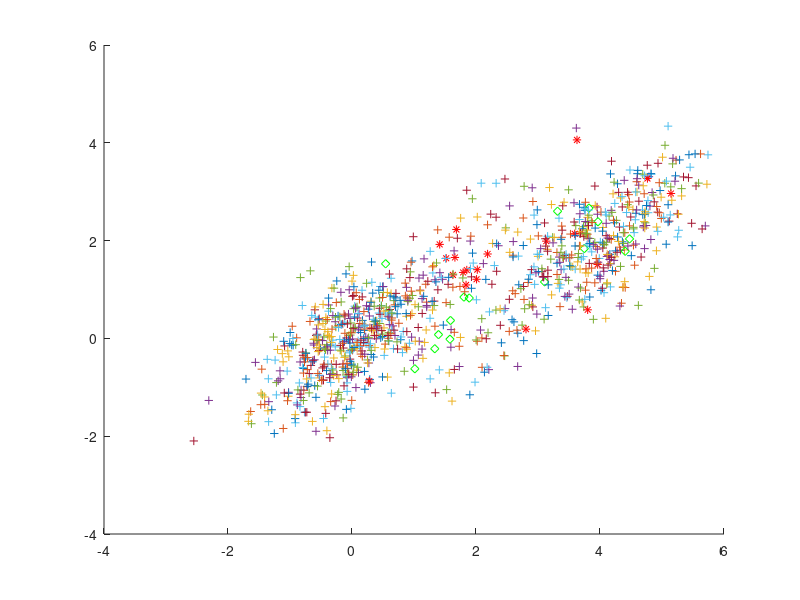

Reproduce this figure in MATLAB.
                %%%%%%%%%%%%%%%% ASKHSH 3 %%%%%%%%%%%%%%%%
                
                
    %%%%%%%%%%%%%%%%%%%%%%%%%%%%%% C1 C2 %%%%%%%%%%%%%%%%%%%%%%%%%%%%%%

rng(0);

MU = [0 0];
SIGMA = [0.6 0.4; 0.4 0.6];
r = mvnrnd(MU,SIGMA, 500);

MU = [2 2];
SIGMA = [0.6 0.4; 0.4 0.6];
d = mvnrnd(MU,SIGMA, 63);

MU = [2 0];
SIGMA = [0.6 0.4; 0.4 0.6];
p = mvnrnd(MU,SIGMA, 62);


MU = [4 2];
SIGMA = [0.6 0.4; 0.4 0.6];
k = mvnrnd(MU,SIGMA, 375); 

% plot(r(:,1),r(:,2),'+', d(:,1),d(:,2),'r*', p(:,1),p(:,2),'gd', k(:,1),k(:,2),'ks');


%%%%%%%%%%%%%%%%%%%%%%%%%%%%%%%%%%   C3   %%%%%%%%%%%%%%%%%%%%%%%%%%%%%%%%%

%%%%%%%%%%%%%% ypologismos parametrwn 1hs klashs %%%%%%%%%%%%%%%%


x = 0;
y =0;

for i=1:500
    
    x = x + r(i,1); 
    y = y + r(i,2);
    
    
end

mML_1 = [x/500 y/500];        % mesh timh 1hs klashs

x = 0;

for i=1:500
    
   x =  x + ((r(i,:) - mML_1)')*(r(i,:) - mML_1);
    
end

sML_1 = x / 500 ;            % diaspora 1hs klashs

%%%%%%%%%%%%%% ypologismos parametrwn 2hs klashs %%%%%%%%%%%%%%%%

x = 0;
y =0;

for i=1:63
    
    x = x + d(i,1); 
    y = y + d(i,2);
    
    
end

mML_2 = [x/63 y/63];        % mesh timh 2hs klashs

x = 0;

for i=1:63
    
   x =  x + ((d(i,:) - mML_2)')*(d(i,:) - mML_2);
    
end

sML_2 = x / 63  ;           % diaspora 2hs klashs


%%%%%%%%%%%%%% ypologismos parametrwn 3hs klashs %%%%%%%%%%%%%%%%


x = 0;
y =0;

for i=1:62
    
    x = x + p(i,1); 
    y = y + p(i,2);
    
    
end

mML_3 = [x/62 y/62] ;       % mesh timh 3hs klashs

x = 0;

for i=1:62
    
   x =  x + ((p(i,:) - mML_3)')*(p(i,:) - mML_3);
    
end

sML_3 = x / 62 ;            % diaspora 3hs klashs

%%%%%%%%%%%%%% ypologismos parametrwn 4hs klashs %%%%%%%%%%%%%%%%



x = 0;
y =0;

for i=1:375
    
    x = x + k(i,1); 
    y = y + k(i,2);
    
    
end

mML_4 = [x/375 y/375] ;       % mesh timh 4hs klashs

x = 0;

for i=1:375
    
   x =  x + ((k(i,:) - mML_4)')*(k(i,:) - mML_4);
    
end

sML_4 = x / 375  ;           % diaspora 4hs klashs



%%%%%%%%%%%%%%%%%%%%%%%%%%%%%%%%%%   C4   %%%%%%%%%%%%%%%%%%%%%%%%%%%%%%%%%
%{

        %%%%%%%%%%%%%%%% gia 1h klash %%%%%%%%%%%%%%%%

for i=1:500
    
   eukl_dist_1 = norm(r(i,:) - mML_1);
   eukl_dist_2 = norm(r(i,:) - mML_2);
   eukl_dist_3 = norm(r(i,:) - mML_3);
   eukl_dist_4 = norm(r(i,:) - mML_4);
    
   min = eukl_dist_1;
   
   if( eukl_dist_2 < min )
       min = eukl_dist_2;
   end
   if (eukl_dist_3 < min )
       min = eukl_dist_3;
   end
   if ( eukl_dist_4 < min )
       min = eukl_dist_4;
   end
    
   
   if( eukl_dist_1 == min )
         hold on
         plot(r(i,1),r(i,2),'+')
     sfalma = ( abs(min-eukl_dist_1)/eukl_dist_1 )*100
      
   end
   if( eukl_dist_2 == min )
       hold on
       plot(r(i,1),r(i,2),'r*')
        sfalma = ( abs(min-eukl_dist_1)/eukl_dist_1 )*100
      
   end
   if ( eukl_dist_3 == min )
       hold on
       plot(r(i,1),r(i,2),'gd')
        sfalma = ( abs(min-eukl_dist_1)/eukl_dist_1 )*100
   
   end
   if ( eukl_dist_4 == min )
       hold on
       plot(r(i,1),r(i,2),'ks')
        sfalma = ( abs(min-eukl_dist_1)/eukl_dist_1 )*100
   
   end
   
    
end

        %%%%%%%%%%%%%%%% gia 2h klash %%%%%%%%%%%%%%%%

for i=1:63
    
   eukl_dist_1 = norm(d(i,:) - mML_1);
   eukl_dist_2 = norm(d(i,:) - mML_2);
   eukl_dist_3 = norm(d(i,:) - mML_3);
   eukl_dist_4 = norm(d(i,:) - mML_4);
    
   min = eukl_dist_1;
   
   if( eukl_dist_2 < min )
       min = eukl_dist_2;
   end
   if ( eukl_dist_3 < min )
       min = eukl_dist_3;
   end
   if ( eukl_dist_4 < min )
       min = eukl_dist_4;
   end
    
   
   if( eukl_dist_1 == min )
       hold on
       plot(d(i,1),d(i,2),'+')
       sfalma = ( abs(min-eukl_dist_2)/eukl_dist_2 )*100
      
   end
   if( eukl_dist_2 == min )
       hold on
       plot(d(i,1),d(i,2),'r*')
       sfalma = ( abs(min-eukl_dist_2)/eukl_dist_2 )*100
      
   end
   if ( eukl_dist_3 == min )
       hold on
       plot(d(i,1),d(i,2),'gd')
       sfalma = ( abs(min-eukl_dist_2)/eukl_dist_2 )*100
    
   end
   if ( eukl_dist_4 == min )
       hold on
       plot(d(i,1),d(i,2),'ks')
       sfalma = ( abs(min-eukl_dist_2)/eukl_dist_2 )*100
   end
   
    
end

        %%%%%%%%%%%%%%%% gia 3h klash %%%%%%%%%%%%%%%%


for i=1:62
    
   eukl_dist_1 = norm(p(i,:) - mML_1);
   eukl_dist_2 = norm(p(i,:) - mML_2);
   eukl_dist_3 = norm(p(i,:) - mML_3);
   eukl_dist_4 = norm(p(i,:) - mML_4);
    
   min = eukl_dist_1;
   
   if( eukl_dist_2 < min )
       min = eukl_dist_2;
   end
   if ( eukl_dist_3 < min )
       min = eukl_dist_3;
   end
   if ( eukl_dist_4 < min )
       min = eukl_dist_4;
   end
    
   
   if( eukl_dist_1 == min )
       hold on
       plot(p(i,1),p(i,2),'+')
       sfalma = ( abs(min-eukl_dist_3)/eukl_dist_3 )*100
      
   end
   if( eukl_dist_2 == min )
       hold on
       plot(p(i,1),p(i,2),'r*')
       sfalma = ( abs(min-eukl_dist_3)/eukl_dist_3 )*100
      
   end
   if ( eukl_dist_3 == min )
       hold on
       plot(p(i,1),p(i,2),'gd')
       sfalma = ( abs(min-eukl_dist_3)/eukl_dist_3 )*100
        
   end
   if ( eukl_dist_4 == min )
       hold on
       plot(p(i,1),p(i,2),'ks')
       sfalma = ( abs(min-eukl_dist_3)/eukl_dist_3 )*100
      
   end
   
    
end

        
        %%%%%%%%%%%%%%%% gia 4h klash %%%%%%%%%%%%%%%%


for i=1:375
    
   eukl_dist_1 = norm(k(i,:) - mML_1);
   eukl_dist_2 = norm(k(i,:) - mML_2);
   eukl_dist_3 = norm(k(i,:) - mML_3);
   eukl_dist_4 = norm(k(i,:) - mML_4);
    
   min = eukl_dist_1;
   
   if( eukl_dist_2 < min )
       min = eukl_dist_2;
   end
   if ( eukl_dist_3 < min )
       min = eukl_dist_3;
   end
   if ( eukl_dist_4 < min )
       min = eukl_dist_4;
   end
    
   
   if( eukl_dist_1 == min )
       hold on
       plot(k(i,1),k(i,2),'+')
       sfalma = ( abs(min-eukl_dist_4)/eukl_dist_4 )*100
      
   end
   if( eukl_dist_2 == min )
       hold on
       plot(k(i,1),k(i,2),'r*')
       sfalma = ( abs(min-eukl_dist_4)/eukl_dist_4 )*100
      
   end
   if ( eukl_dist_3 == min )
       hold on
       plot(k(i,1),k(i,2),'gd')
       sfalma = ( abs(min-eukl_dist_4)/eukl_dist_4 )*100
    
   end
   if ( eukl_dist_4 == min )
       hold on
       plot(k(i,1),k(i,2),'ks')
       sfalma = ( abs(min-eukl_dist_4)/eukl_dist_4 )*100
      
   end
   
    
end

%}

%%%%%%%%%%%%%%%%%%%%%%%%%%%%%%%%%%   C5   %%%%%%%%%%%%%%%%%%%%%%%%%%%%%%%%%

        %%%%%%%%%%%%%%%% gia 1h klash %%%%%%%%%%%%%%%%
%{
        temp=(sML_1 + sML_2 + sML_3 + sML_4)/4 ;
        
        
    for i=1:500    
        
        dm_1=((r(i,:) - mML_1) * (inv(temp)) * (r(i,:) - mML_1)')^1/2;
        dm_2=((r(i,:) - mML_2) * (inv(temp)) * (r(i,:) - mML_2)')^1/2;
        dm_3=((r(i,:) - mML_3) * (inv(temp)) * (r(i,:) - mML_3)')^1/2;
        dm_4=((r(i,:) - mML_4) * (inv(temp)) * (r(i,:) - mML_4)')^1/2;
    
    
    min = dm_1;
   
   if( dm_2 < min )
       min = dm_2;
   end
   if ( dm_3 < min )
       min = dm_3;
   end
   if ( dm_4 < min )
       min = dm_4;
   end
    
   
   if( dm_1 == min )
       hold on
       plot(r(i,1),r(i,2),'+')
       sfalma = ( abs(min-dm_1)/dm_1 )*100
      
   end
   if( dm_2 == min )
       hold on
       plot(r(i,1),r(i,2),'r*')
       sfalma = ( abs(min-dm_1)/dm_1 )*100
      
   end
   if ( dm_3 == min )
       hold on
       plot(r(i,1),r(i,2),'gd')
       sfalma = ( abs(min-dm_1)/dm_1 )*100
        
   end
   if ( dm_4 == min )
       hold on
       plot(r(i,1),r(i,2),'ks')
       sfalma = ( abs(min-dm_1)/dm_1 )*100
      
   end
    
    end
    
    
    %%%%%%%%%%%%%%%% gia 2h klash %%%%%%%%%%%%%%%%

    
    
    for i=1:63    
        
        dm_1=((d(i,:) - mML_1) * (inv(temp)) * (d(i,:) - mML_1)')^1/2;
        dm_2=((d(i,:) - mML_2) * (inv(temp)) * (d(i,:) - mML_2)')^1/2;
        dm_3=((d(i,:) - mML_3) * (inv(temp)) * (d(i,:) - mML_3)')^1/2;
        dm_4=((d(i,:) - mML_4) * (inv(temp)) * (d(i,:) - mML_4)')^1/2;
    
    
    min = dm_1;
   
   if( dm_2 < min )
       min = dm_2;
   end
   if ( dm_3 < min )
       min = dm_3;
   end
   if ( dm_4 < min )
       min = dm_4;
   end
    
   
   if( dm_1 == min )
       hold on
       plot(d(i,1),d(i,2),'+')
       sfalma = ( abs(min-dm_2)/dm_2 )*100
      
   end
   if( dm_2 == min )
       hold on
       plot(d(i,1),d(i,2),'r*')
       sfalma = ( abs(min-dm_2)/dm_2 )*100
      
   end
   if ( dm_3 == min )
       hold on
       plot(d(i,1),d(i,2),'gd')
       sfalma = ( abs(min-dm_2)/dm_2 )*100
        
   end
   if ( dm_4 == min )
       hold on
       plot(d(i,1),d(i,2),'ks')
       sfalma = ( abs(min-dm_2)/dm_2 )*100
      
   end
    
    end
    
    
    %%%%%%%%%%%%%%%% gia 3h klash %%%%%%%%%%%%%%%%

        
   for i=1:62    
        
        dm_1=((p(i,:) - mML_1) * (inv(temp)) * (p(i,:) - mML_1)')^1/2;
        dm_2=((p(i,:) - mML_2) * (inv(temp)) * (p(i,:) - mML_2)')^1/2;
        dm_3=((p(i,:) - mML_3) * (inv(temp)) * (p(i,:) - mML_3)')^1/2;
        dm_4=((p(i,:) - mML_4) * (inv(temp)) * (p(i,:) - mML_4)')^1/2;
    
    
    min = dm_1;
   
   if( dm_2 < min )
       min = dm_2;
   end
   if ( dm_3 < min )
       min = dm_3;
   end
   if ( dm_4 < min )
       min = dm_4;
   end
    
   
   if( dm_1 == min )
       hold on
       plot(p(i,1),p(i,2),'+')
       sfalma = ( abs(min-dm_3)/dm_3 )*100
      
   end
   if( dm_2 == min )
       hold on
       plot(p(i,1),p(i,2),'r*')
       sfalma = ( abs(min-dm_3)/dm_3 )*100
      
   end
   if ( dm_3 == min )
       hold on
       plot(p(i,1),p(i,2),'gd')
       sfalma = ( abs(min-dm_3)/dm_3 )*100
        
   end
   if ( dm_4 == min )
       hold on
       plot(p(i,1),p(i,2),'ks')
       sfalma = ( abs(min-dm_3)/dm_3 )*100
      
   end
    
   end
    
   
    %%%%%%%%%%%%%%%% gia 4h klash %%%%%%%%%%%%%%%%

    
       for i=1:375    
        
        dm_1=((k(i,:) - mML_1) * (inv(temp)) * (k(i,:) - mML_1)')^1/2;
        dm_2=((k(i,:) - mML_2) * (inv(temp)) * (k(i,:) - mML_2)')^1/2;
        dm_3=((k(i,:) - mML_3) * (inv(temp)) * (k(i,:) - mML_3)')^1/2;
        dm_4=((k(i,:) - mML_4) * (inv(temp)) * (k(i,:) - mML_4)')^1/2;
    
    
    min = dm_1;
   
   if( dm_2 < min )
       min = dm_2;
   end
   if ( dm_3 < min )
       min = dm_3;
   end
   if ( dm_4 < min )
       min = dm_4;
   end
    
   
   if( dm_1 == min )
       hold on
       plot(k(i,1),k(i,2),'+')
       sfalma = ( abs(min-dm_4)/dm_4 )*100
      
   end
   if( dm_2 == min )
       hold on
       plot(k(i,1),k(i,2),'r*')
       sfalma = ( abs(min-dm_4)/dm_4 )*100
      
   end
   if ( dm_3 == min )
       hold on
       plot(k(i,1),k(i,2),'gd')
       sfalma = ( abs(min-dm_4)/dm_4 )*100
        
   end
   if ( dm_4 == min )
       hold on
       plot(k(i,1),k(i,2),'ks')
       sfalma = ( abs(min-dm_4)/dm_4 )*100
      
   end
    
 end
   %}
       %%%%%%%%%%%%%%%%%%%%%%%%%%%%%%%%%%   C6   %%%%%%%%%%%%%%%%%%%%%%%%%%%%%%%%%

       %%%%%%%%%%%%%%%% gia 1h klash %%%%%%%%%%%%%%%%
       
 
 for i=1:500
       
  px1 = 1/2 * (exp( -1/2 * ( r(i,:) - mML_1 ) * inv(sML_1) * ( r(i,:) - mML_1 )' ) / 2 * pi * (det(sML_1)^1/2));
  px2 = 1/16 * (exp( -1/2 * ( r(i,:) - mML_2 ) * inv(sML_2) * ( r(i,:) - mML_2 )' ) / 2 * pi * (det(sML_2)^1/2));
  px3 = 1/16 * (exp( -1/2 * ( r(i,:) - mML_3 ) * inv(sML_3) * ( r(i,:) - mML_3 )' ) / 2 * pi * (det(sML_3)^1/2)); 
  px4 = 3/8 * (exp( -1/2 * ( r(i,:) - mML_4 ) * inv(sML_4) * ( r(i,:) - mML_4 )' ) / 2 * pi * (det(sML_4)^1/2));

  
  max = px1;
  
  if ( px2 > max )
      max = px2;
  end
  if ( px3 > max )
      max = px3;
  end    
  if ( px4 > max )
      max = px4;
  end
  
  
  if ( max == px1 )
      hold on 
      plot(r(i,1),r(i,2),'+')
      sfalma = ( abs(max-px1)/px1 )*100
  end
  if ( max == px2 )
      hold on 
      plot(r(i,1),r(i,2),'r*')
      sfalma = ( abs(max-px1)/px1 )*100
  end
  if ( max == px3 )
      hold on 
      plot(r(i,1),r(i,2),'gd')
      sfalma = ( abs(max-px1)/px1 )*100
  end
  if ( max == px4 )
      hold on 
      plot(r(i,1),r(i,2),'ks')
      sfalma = ( abs(max-px1)/px1 )*100
  end
  
 end
 
  %%%%%%%%%%%%%%%% gia 2h klash %%%%%%%%%%%%%%%%
       
       
 for i=1:63
       
  px1 = 1/2 * (exp( -1/2 * ( r(i,:) - mML_1 ) * inv(sML_1) * ( r(i,:) - mML_1 )' ) / 2 * pi * (det(sML_1)^1/2));
  px2 = 1/16 * (exp( -1/2 * ( r(i,:) - mML_2 ) * inv(sML_2) * ( r(i,:) - mML_2 )' ) / 2 * pi * (det(sML_2)^1/2));
  px3 = 1/16 * (exp( -1/2 * ( r(i,:) - mML_3 ) * inv(sML_3) * ( r(i,:) - mML_3 )' ) / 2 * pi * (det(sML_3)^1/2)); 
  px4 = 3/8 * (exp( -1/2 * ( r(i,:) - mML_4 ) * inv(sML_4) * ( r(i,:) - mML_4 )' ) / 2 * pi * (det(sML_4)^1/2));

  
  
  max = px1;
  
  if ( px2 > max )
      max = px2;
  end
  if ( px3 > max )
      max = px3;
  end    
  if ( px4 > max )
      max = px4;
  end
  
  
  if ( max == px1 )
      hold on 
      plot(d(i,1),d(i,2),'+')
      sfalma = ( abs(max-px2)/px2 )*100
  end
  if ( max == px2 )
      hold on 
      plot(d(i,1),d(i,2),'r*')
      sfalma = ( abs(max-px2)/px2 )*100
  end
  if ( max == px3 )
      hold on 
      plot(d(i,1),d(i,2),'gd')
      sfalma = ( abs(max-px2)/px2 )*100
  end
  if ( max == px4 )
      hold on 
      plot(d(i,1),d(i,2),'ks')
      sfalma = ( abs(max-px2)/px2 )*100
  end
  
 end
 
  %%%%%%%%%%%%%%%% gia 3h klash %%%%%%%%%%%%%%%%
       
       
 for i=1:62
       
  px1 = 1/2 * (exp( -1/2 * ( r(i,:) - mML_1 ) * inv(sML_1) * ( r(i,:) - mML_1 )' ) / 2 * pi * (det(sML_1)^1/2));
  px2 = 1/16 * (exp( -1/2 * ( r(i,:) - mML_2 ) * inv(sML_2) * ( r(i,:) - mML_2 )' ) / 2 * pi * (det(sML_2)^1/2));
  px3 = 1/16 * (exp( -1/2 * ( r(i,:) - mML_3 ) * inv(sML_3) * ( r(i,:) - mML_3 )' ) / 2 * pi * (det(sML_3)^1/2)); 
  px4 = 3/8 * (exp( -1/2 * ( r(i,:) - mML_4 ) * inv(sML_4) * ( r(i,:) - mML_4 )' ) / 2 * pi * (det(sML_4)^1/2));

  
  
  max = px1;
  
  if ( px2 > max )
      max = px2;
  end
  if ( px3 > max )
      max = px3;
  end    
  if ( px4 > max )
      max = px4;
  end
  
  
  if ( max == px1 )
      hold on 
      plot(p(i,1),p(i,2),'+')
      sfalma = ( abs(max-px3)/px3 )*100
  end
  if ( max == px2 )
      hold on 
      plot(p(i,1),p(i,2),'r*')
      sfalma = ( abs(max-px3)/px3 )*100
  end
  if ( max == px3 )
      hold on 
      plot(p(i,1),p(i,2),'gd')
      sfalma = ( abs(max-px3)/px3 )*100
  end
  if ( max == px4 )
      hold on 
      plot(p(i,1),p(i,2),'ks')
      sfalma = ( abs(max-px3)/px3 )*100
  end
  
 end
 
  %%%%%%%%%%%%%%%% gia 4h klash %%%%%%%%%%%%%%%%
       
       
 for i=1:375
       
  px1 = 1/2 * (exp( -1/2 * ( r(i,:) - mML_1 ) * inv(sML_1) * ( r(i,:) - mML_1 )' ) / 2 * pi * (det(sML_1)^1/2));
  px2 = 1/16 * (exp( -1/2 * ( r(i,:) - mML_2 ) * inv(sML_2) * ( r(i,:) - mML_2 )' ) / 2 * pi * (det(sML_2)^1/2));
  px3 = 1/16 * (exp( -1/2 * ( r(i,:) - mML_3 ) * inv(sML_3) * ( r(i,:) - mML_3 )' ) / 2 * pi * (det(sML_3)^1/2)); 
  px4 = 3/8 * (exp( -1/2 * ( r(i,:) - mML_4 ) * inv(sML_4) * ( r(i,:) - mML_4 )' ) / 2 * pi * (det(sML_4)^1/2));

  
  
  max = px1;
  
  if ( px2 > max )
      max = px2;
  end
  if ( px3 > max )
      max = px3;
  end    
  if ( px4 > max )
      max = px4;
  end
  
  
  if ( max == px1 )
      hold on 
      plot(k(i,1),k(i,2),'+')
      sfalma = ( abs(max-px4)/px4 )*100
  end
  if ( max == px2 )
      hold on 
      plot(k(i,1),k(i,2),'r*')
      sfalma = ( abs(max-px4)/px4 )*100
  end
  if ( max == px3 )
      hold on 
      plot(k(i,1),k(i,2),'gd')
      sfalma = ( abs(max-px4)/px4 )*100
  end
  if ( max == px4 )
      hold on 
      plot(k(i,1),k(i,2),'ks')
      sfalma = ( abs(max-px4)/px4 )*100
  end
  
  
 end

 
 
 

 
 